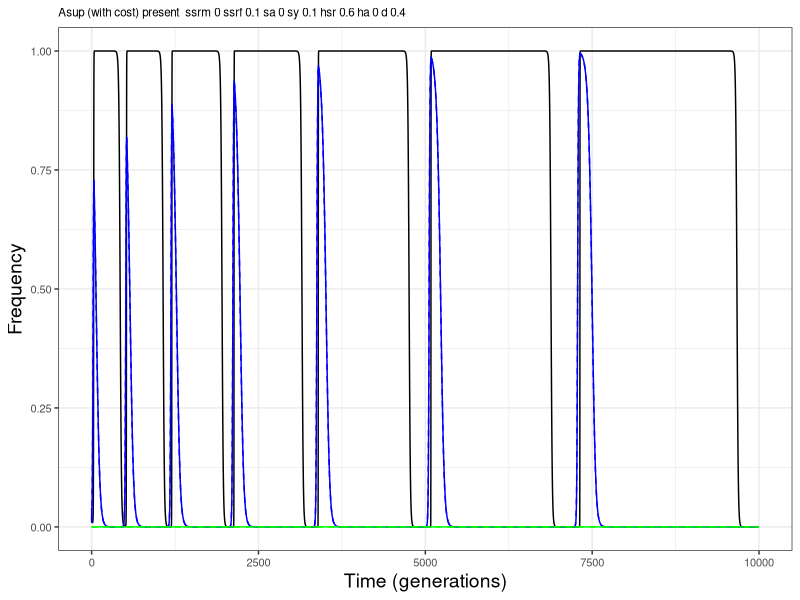
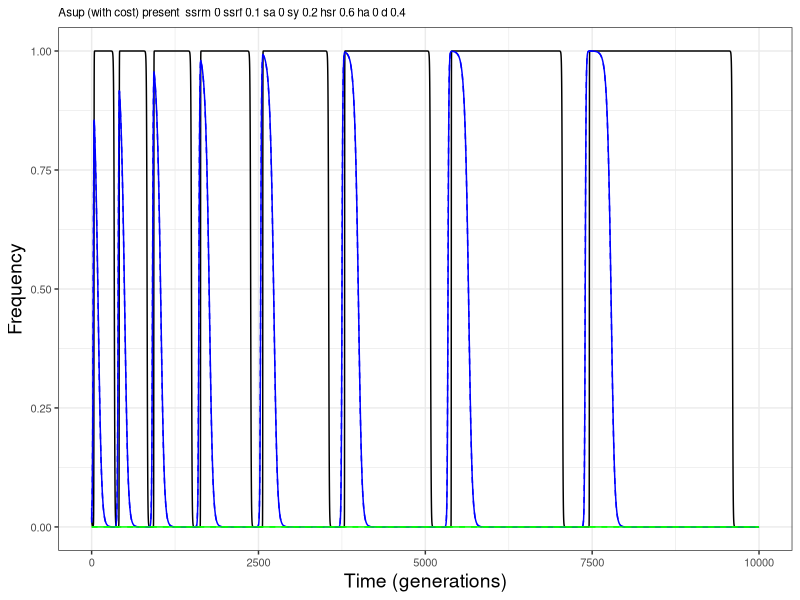
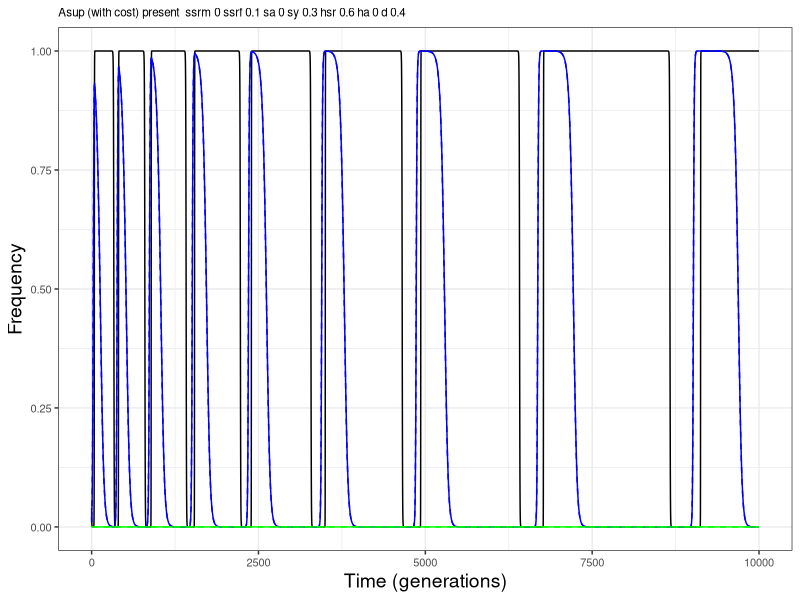
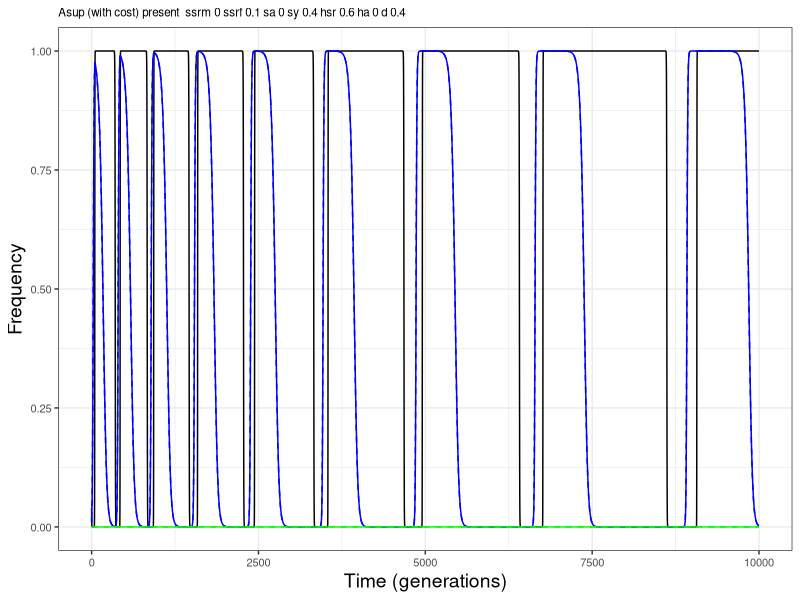
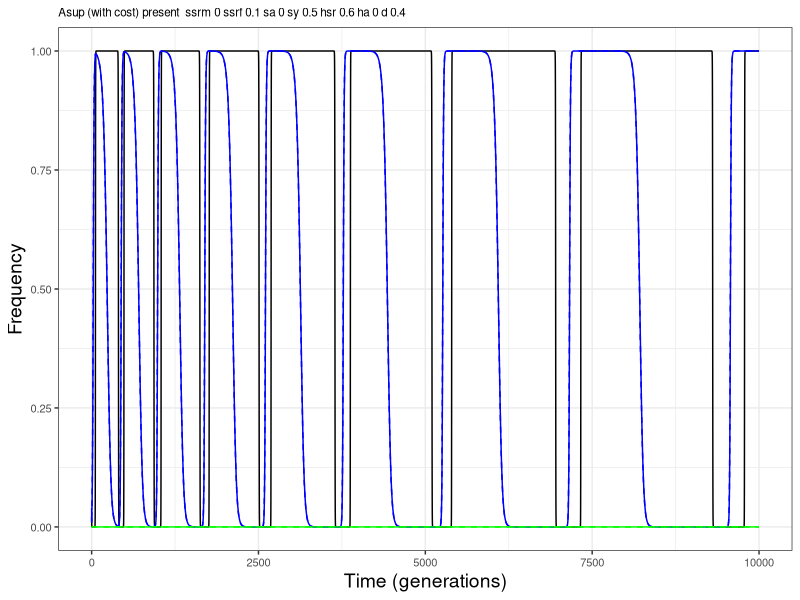
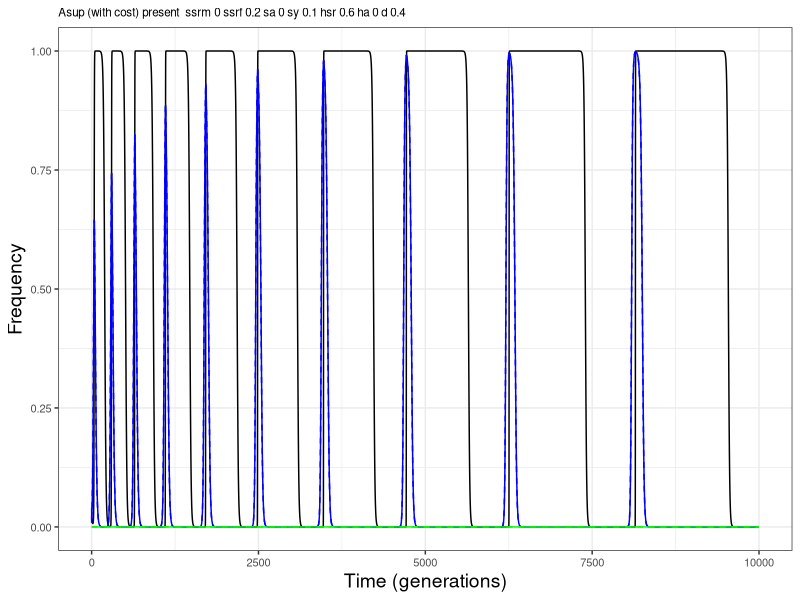
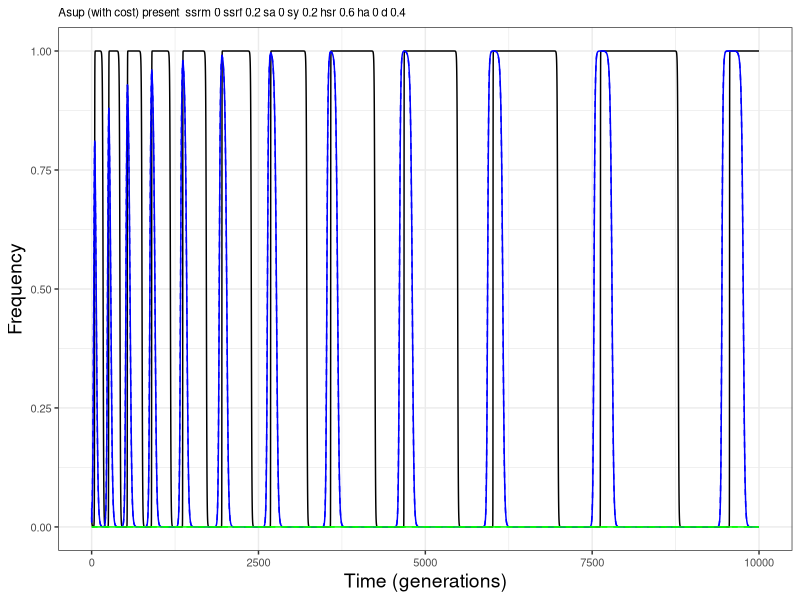
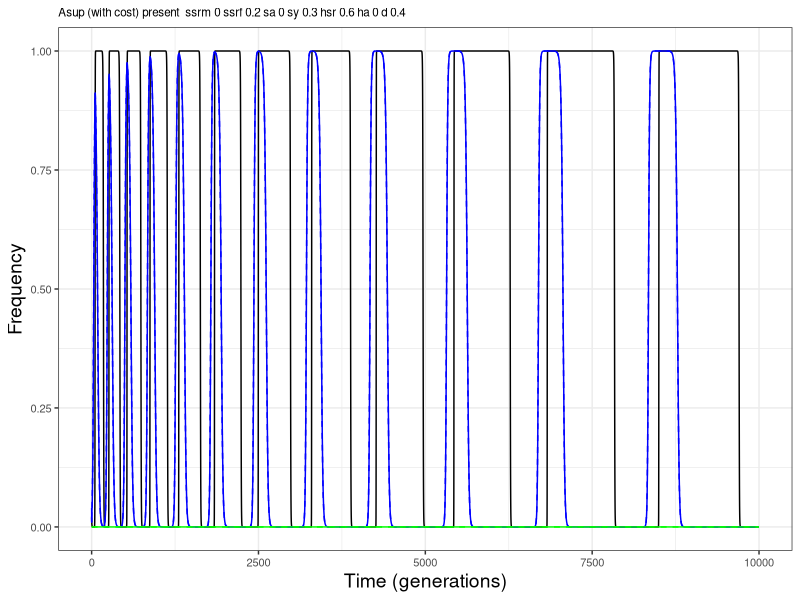

These charts were generated, in order, by the following R code: (Note: a time limit stopped this script after it produced the figures.)
#Autosomal suppression of meiotic drive can prevent sex chromosome cycling
#Code: Anjali Gupta
#Last worked on: 25 February 2024



#Set Working Directory
setwd("~/locate your directory")

#Checking if we get the same cycling behavior for the exact same parameters as Hall 2004 - region 4 (Figure 3)

#Making the dataframe for Hall 2004 - region 4 - Fig3 - Cycling parameter space

Hall_Region4 <- data.frame(ssrm=numeric(),
                           ssr=numeric(),
                           sy=numeric(),
                           hsr=numeric(),
                           d=numeric())

for(ssr in seq(0.1,0.4,0.1)) {
  for(sy in seq(0.1,0.5,0.1)) {
    
        ssrm = 0
        hsr = 3/5
        d = 2/5
    
        Hall_Region4 <- rbind(Hall_Region4, data.frame(ssrm=ssrm, ssr=ssr, sy=sy, hsr=hsr, d=d))
        
  }
}

for(ssr in seq(0.1,0.2,0.1)) {
  for(sy in seq(0.1,0.3,0.1)) {
        
        ssrm = 0
        hsr = 3/5
        d = 1/5
        
        Hall_Region4 <- rbind(Hall_Region4, data.frame(ssrm=ssrm, ssr=ssr, sy=sy, hsr=hsr, d=d))
        
  }
}

for(ssr in seq(0.1,0.3,0.1)) {
  for(sy in seq(0.1,0.7,0.1)) {
      
        ssrm = 0
        hsr = 2/5
        d = 2/5
        
        Hall_Region4 <- rbind(Hall_Region4, data.frame(ssrm=ssrm, ssr=ssr, sy=sy, hsr=hsr, d=d))
        
  }
}

for(ssr in seq(0.1,0.1,0.1)) {
  for(sy in seq(0.1,0.3,0.1)) {
        
        ssrm = 0
        hsr = 2/5
        d = 1/5
        
        Hall_Region4 <- rbind(Hall_Region4, data.frame(ssrm=ssrm, ssr=ssr, sy=sy, hsr=hsr, d=d))
        
  }
}

for(ssr in seq(0.1,0.2,0.1)) {
  for(sy in seq(0.4,0.7,0.1)) {
        
        ssrm = 0
        hsr = 0
        d = 2/5
        
        Hall_Region4 <- rbind(Hall_Region4, data.frame(ssrm=ssrm, ssr=ssr, sy=sy, hsr=hsr, d=d))
        
  }
}

# The while loop function simulates the dynamics of a population of a X-linked sex-ratio meiotic drive gene with Y-linked and autosomal suppressors over time.

# Parameters:
#   ssrm: Fitness cost of sex-ratio drive gene in males 
#   hsr: Dominance of cost of drive in females
#   ssr: Fitness cost of sex-ratio drive gene in females
#   ha: Dominance of cost of autosomal suppressor
#   sa: Fitness cost of autosomal suppressor
#   sy: Fitness cost of Y-linked suppressor
#   d: Strength of drive
#   p1, p2, p3, ..., p9: Genotypic frequencies in females
#   q1, q2, q3, ..., q12: Genotypic frequencies in males
#   t: Start time (in generations)
#   t_final: End time (in generations)
#   XSRm: Allelic frequency of driving X in males
#   XSRf: Allelic frequency of driving X in females
#   Asupm: Allelic frequency of autosomal suppressor in males
#   Asupf: Allelic frequency of autosomal suppressor in females 
#   Ysup: Allelic frequency of Y-linked suppressor


while_loop <- function(ssrm,hsr,ssr,ha,sa,sy,d,
                       p1,p2,p3,p4,p5,p6,p7,p8,p9,
                       q1,q2,q3,q4,q5,q6,q7,q8,q9,q10,q11,q12,
                       t,t_final) {
  
  
  XSRm = (q10 + q11 + q12 + q4 + q5 + q6)/(q10 + q11 + q12 + q4 + q5 + q6 + q1 + q2 + q3 + q7 + q8 + q9) #freq of driver X in males
  XSRf = (p4 + p5 + p6 + 2*(p7 + p8 + p9))/(2*(p1 + p2 + p3) + p4 + p5 + p6 + p4 + p5 + p6 + 2*(p7 + p8 + p9)) #freq of driver X in females
  Asupm = (q11 + q2 + q5 + q8 + 2*(q12 + q3 + q6 + q9))/(q11 + q2 + q5 + 2*(q1 + q10 + q4 + q7) + q8 + q11 + q2 + q5 + q8 + 2*(q12 + q3 + q6 + q9)) #freq of Autosomal suppressor in males
  Asupf = (p2 + p5 + p8 + 2*(p3 + p6 + p9))/(p2 + p5 + 2*(p1 + p4 + p7) + p8 + p2 + p5 + p8 + 2*(p3 + p6 + p9)) #freq of Autosomal suppressor in females
  Ysup = (q10 + q11 + q12 + q7 + q8 + q9)/(q1 + q2 + q3 + q4 + q5 + q6 + q10 + q11 + q12 + q7 + q8 + q9) #freq of Y suppressor in males
  
  results = data.frame(ssrm=ssrm,hsr=hsr,ssr=ssr,ha=ha,sa=sa,sy=sy,d=d,
                       p1=p1,p2=p2,p3=p3,p4=p4,p5=p5,p6=p6,p7=p7,p8=p8,p9=p9,
                       q1=q1,q2=q2,q3=q3,q4=q4,q5=q5,q6=q6,q7=q7,q8=q8,q9=q9,q10=q10,q11=q11,q12=q12,
                       t=t,
                       XSRm=XSRm,XSRf=XSRf,Asupm=Asupm,Asupf=Asupf,Ysup=Ysup)
  
  
  while(t<t_final &&
        !(q1+q2+q3+q4+q5+q6+q7+q8+q9+q10+q11+q12 == 0)) {
    
    u1 = v1 = 1
    u2 = v2 = 1 - ha*sa
    u3 = v3 = 1 - sa
    u4 = (1 - hsr*ssr)
    u5 = (1 - hsr*ssr)*(1 - ha*sa)
    u6 = (1 - hsr*ssr)*(1 - sa)
    u7 = (1 - ssr)
    u8 = (1 - ssr)*(1 - ha*sa)
    u9 = (1 - ssr)*(1 - sa)
    v4 = (1 - ssrm)
    v5 = (1 - ssrm)*(1 - ha*sa)
    v6 = (1 - ssrm)*(1 - sa)
    v7 = (1 - sy)
    v8 = (1 - sy)*(1 - ha*sa)
    v9 = (1 - sy)*(1 - sa)
    v10 = (1 - ssrm)*(1 - sy)
    v11 = (1 - ssrm)*(1 - sy)*(1 - ha*sa)
    v12 = (1 - ssrm)*(1 - sy)*(1 - sa)
    
    T = (v12*(p5/4 + p6/2 + p8/2 + p9)*(q8/4 + q9/2 + q11/4 + 
                                          q12/2)) + (v11*((p4/2 + p5/4 + p7 + p8/2)*(q8/4 + q9/2 + q11/4 +
                                                                                       q12/2) + (p5/4 + p6/2 + p8/2 + p9)*(q7/2 + q8/4 + q10/2 + 
                                                                                                                             q11/4))) + (v10*(p4/2 + p5/4 + p7 + p8/2)*(q7/2 + q8/4 + 
                                                                                                                                                                          q10/2 + q11/4)) + (v9*(p2/2 + p3 + p5/4 + p6/2)*(q8/4 + q9/2 + 
                                                                                                                                                                                                                             q11/4 + q12/
                                                                                                                                                                                                                             2)) + (v8*((p1 + p2/2 + p4/2 + p5/4)*(q8/4 + q9/2 + q11/4 + 
                                                                                                                                                                                                                                                                     q12/2) + (p2/2 + p3 + p5/4 + p6/2)*(q7/2 + q8/4 + q10/2 + 
                                                                                                                                                                                                                                                                                                           q11/4))) + (v7*(p1 + p2/2 + p4/2 + p5/4)*(q7/2 + q8/4 + 
                                                                                                                                                                                                                                                                                                                                                       q10/2 + q11/4)) + (v6*(p5/4 + p6/2 + p8/2 + p9)*(q2/4 + q3/2 + 
                                                                                                                                                                                                                                                                                                                                                                                                          q5/4 + q6/
                                                                                                                                                                                                                                                                                                                                                                                                          2)) + (v5*((p5/4 + p6/2 + p8/2 + p9)*(q1/2 + 
                                                                                                                                                                                                                                                                                                                                                                                                                                                  q2/4 + ((1/2) - d)*q4 + q5/4) + (p4/2 + p5/4 + p7 + 
                                                                                                                                                                                                                                                                                                                                                                                                                                                                                     p8/2)*(q2/4 + q3/2 + q5/4 + q6/2))) + (v4*(p4/2 + p5/4 + p7 +
                                                                                                                                                                                                                                                                                                                                                                                                                                                                                                                                  p8/2)*(q1/2 + q2/4 + ((1/2) - d)*q4 + q5/4)) + (v3*(p2/2 + p3 +
                                                                                                                                                                                                                                                                                                                                                                                                                                                                                                                                                                                        p5/4 + p6/2)*(q2/4 + q3/2 + q5/4 + 
                                                                                                                                                                                                                                                                                                                                                                                                                                                                                                                                                                                                        q6/2)) + (v2*((p1 + p2/2 + p4/2 + p5/4)*(q2/4 + q3/2 + q5/4 + 
                                                                                                                                                                                                                                                                                                                                                                                                                                                                                                                                                                                                                                                   q6/2) + (p2/2 + p3 + p5/4 + p6/2)*(q1/2 + 
                                                                                                                                                                                                                                                                                                                                                                                                                                                                                                                                                                                                                                                                                        q2/4 + ((1/2) - d)*q4 + q5/4))) + (v1*(p1 + p2/2 + p4/2 + 
                                                                                                                                                                                                                                                                                                                                                                                                                                                                                                                                                                                                                                                                                                                                 p5/4)*(q1/2 + q2/4 + ((1/2) - d)*q4 + q5/4)) + (u9*(p5/4 + 
                                                                                                                                                                                                                                                                                                                                                                                                                                                                                                                                                                                                                                                                                                                                                                                       p6/2 + p8/2 + p9)*(q5/4 + q6/2 + q11/4 + 
                                                                                                                                                                                                                                                                                                                                                                                                                                                                                                                                                                                                                                                                                                                                                                                                            q12/2)) + (u8*((p4/2 + p5/4 + p7 + p8/2)*(q5/4 + q6/2 + q11/4 + 
                                                                                                                                                                                                                                                                                                                                                                                                                                                                                                                                                                                                                                                                                                                                                                                                                                                        q12/2) + (p5/4 + p6/2 + p8/2 + p9)*(((1/2) + d)*q4 + q5/4 + 
                                                                                                                                                                                                                                                                                                                                                                                                                                                                                                                                                                                                                                                                                                                                                                                                                                                                                              q10/2 + q11/4))) + (u7*((p4/2 + p5/4 + p7 + 
                                                                                                                                                                                                                                                                                                                                                                                                                                                                                                                                                                                                                                                                                                                                                                                                                                                                                                                         p8/2)*(((1/2) + d)*q4 + q5/4 + q10/2 + 
                                                                                                                                                                                                                                                                                                                                                                                                                                                                                                                                                                                                                                                                                                                                                                                                                                                                                                                                  q11/4))) + (u6*((p2/2 + p3 + p5/4 + p6/2)*(q5/4 + q6/2 + 
                                                                                                                                                                                                                                                                                                                                                                                                                                                                                                                                                                                                                                                                                                                                                                                                                                                                                                                                                                               q11/4 + q12/2) + (p5/4 + p6/2 + p8/2 + p9)*(q2/4 + q3/2 + 
                                                                                                                                                                                                                                                                                                                                                                                                                                                                                                                                                                                                                                                                                                                                                                                                                                                                                                                                                                                                                             q8/4 + q9/2))) + (u5*((p1 + p2/2 + p4/2 + p5/4)*(q5/4 + 
                                                                                                                                                                                                                                                                                                                                                                                                                                                                                                                                                                                                                                                                                                                                                                                                                                                                                                                                                                                                                                                                                q6/2 + q11/4 + q12/2) + (p4/2 + p5/4 + p7 + p8/2)*(q2/4 + 
                                                                                                                                                                                                                                                                                                                                                                                                                                                                                                                                                                                                                                                                                                                                                                                                                                                                                                                                                                                                                                                                                                                                     q3/2 + q8/4 + q9/2) + (p2/2 + p3 + p5/4 + 
                                                                                                                                                                                                                                                                                                                                                                                                                                                                                                                                                                                                                                                                                                                                                                                                                                                                                                                                                                                                                                                                                                                                                              p6/2)*(((1/2) + d)*q4 + q5/4 + q10/2 + q11/4) + (p5/4 + 
                                                                                                                                                                                                                                                                                                                                                                                                                                                                                                                                                                                                                                                                                                                                                                                                                                                                                                                                                                                                                                                                                                                                                                                                                 p6/2 + p8/2 + p9)*(q1/2 + q2/4 + q7/2 + q8/4))) + (u4*((p1 + 
                                                                                                                                                                                                                                                                                                                                                                                                                                                                                                                                                                                                                                                                                                                                                                                                                                                                                                                                                                                                                                                                                                                                                                                                                                                                           p2/2 + p4/2 + p5/4)*(((1/2) + d)*q4 + q5/4 + q10/2 + 
                                                                                                                                                                                                                                                                                                                                                                                                                                                                                                                                                                                                                                                                                                                                                                                                                                                                                                                                                                                                                                                                                                                                                                                                                                                                                                  q11/4) + (p4/2 + p5/4 + p7 + p8/2)*(q1/2 + q2/4 + q7/2 + 
                                                                                                                                                                                                                                                                                                                                                                                                                                                                                                                                                                                                                                                                                                                                                                                                                                                                                                                                                                                                                                                                                                                                                                                                                                                                                                                                        q8/4))) + (u3*(p2/2 + p3 + p5/4 + p6/2)*(q2/4 + q3/2 + q8/4 +
                                                                                                                                                                                                                                                                                                                                                                                                                                                                                                                                                                                                                                                                                                                                                                                                                                                                                                                                                                                                                                                                                                                                                                                                                                                                                                                                                                                   q9/2)) + (u2*((p1 + p2/2 + p4/2 + p5/4)*(q2/4 + q3/2 + q8/4 + 
                                                                                                                                                                                                                                                                                                                                                                                                                                                                                                                                                                                                                                                                                                                                                                                                                                                                                                                                                                                                                                                                                                                                                                                                                                                                                                                                                                                                                              q9/2) + (p2/2 + p3 + p5/4 + p6/2)*(q1/2 + q2/4 + q7/2 + 
                                                                                                                                                                                                                                                                                                                                                                                                                                                                                                                                                                                                                                                                                                                                                                                                                                                                                                                                                                                                                                                                                                                                                                                                                                                                                                                                                                                                                                                                   q8/4))) + (u1*(p1 + p2/2 + p4/2 + p5/4)*(q1/2 + q2/4 + q7/2 +
                                                                                                                                                                                                                                                                                                                                                                                                                                                                                                                                                                                                                                                                                                                                                                                                                                                                                                                                                                                                                                                                                                                                                                                                                                                                                                                                                                                                                                                                                                              q8/4))
    
    q12next = (v12*(p5/4 + p6/2 + p8/2 + p9)*(q8/4 + q9/2 + q11/4 + 
                                                q12/2))/T
    q11next = (v11*((p4/2 + p5/4 + p7 + p8/2)*(q8/4 + q9/2 + q11/4 + 
                                                 q12/2) + (p5/4 + p6/2 + p8/2 + p9)*(q7/2 + q8/4 + q10/2 + 
                                                                                       q11/4)))/T
    q10next = (v10*(p4/2 + p5/4 + p7 + p8/2)*(q7/2 + q8/4 + q10/2 + 
                                                q11/4))/T
    q9next = (v9*(p2/2 + p3 + p5/4 + p6/2)*(q8/4 + q9/2 + q11/4 + q12/2))/T
    q8next = (v8*((p1 + p2/2 + p4/2 + p5/4)*(q8/4 + q9/2 + q11/4 + 
                                               q12/2) + (p2/2 + p3 + p5/4 + p6/2)*(q7/2 + q8/4 + q10/2 + 
                                                                                     q11/4)))/T
    q7next = (v7*(p1 + p2/2 + p4/2 + p5/4)*(q7/2 + q8/4 + q10/2 + q11/4))/T
    q6next = (v6*(p5/4 + p6/2 + p8/2 + p9)*(q2/4 + q3/2 + q5/4 + q6/2))/T
    q5next = (v5*((p5/4 + p6/2 + p8/2 + p9)*(q1/2 + 
                                               q2/4 + ((1/2) - d)*q4 + q5/4) + (p4/2 + p5/4 + p7 + 
                                                                                  p8/2)*(q2/4 + q3/2 + q5/4 + q6/2)))/T
    q4next = (v4*(p4/2 + p5/4 + p7 + p8/2)*(q1/2 + q2/4 + ((1/2) - d)*q4 +
                                              q5/4))/T
    q3next = (v3*(p2/2 + p3 + p5/4 + p6/2)*(q2/4 + q3/2 + q5/4 + q6/2))/T
    q2next = (v2*((p1 + p2/2 + p4/2 + p5/4)*(q2/4 + q3/2 + q5/4 + 
                                               q6/2) + (p2/2 + p3 + p5/4 + p6/2)*(q1/2 + 
                                                                                    q2/4 + ((1/2) - d)*q4 + q5/4)))/T
    q1next = (v1*(p1 + p2/2 + p4/2 + p5/4)*(q1/2 + q2/4 + ((1/2) - d)*q4 +
                                              q5/4))/T
    p9next = (u9*(p5/4 + p6/2 + p8/2 + p9)*(q5/4 + q6/2 + q11/4 + q12/2))/T
    p8next = (u8*((p4/2 + p5/4 + p7 + p8/2)*(q5/4 + q6/2 + q11/4 + 
                                               q12/2) + (p5/4 + p6/2 + p8/2 + p9)*(((1/2) + d)*q4 + q5/4 + 
                                                                                     q10/2 + q11/4)))/T
    p7next = (u7*((p4/2 + p5/4 + p7 + p8/2)*(((1/2) + d)*q4 + q5/4 + 
                                               q10/2 + q11/4)))/T
    p6next = (u6*((p2/2 + p3 + p5/4 + p6/2)*(q5/4 + q6/2 + q11/4 + 
                                               q12/2) + (p5/4 + p6/2 + p8/2 + p9)*(q2/4 + q3/2 + q8/4 + 
                                                                                     q9/2)))/T
    p5next = (u5*((p1 + p2/2 + p4/2 + p5/4)*(q5/4 + q6/2 + q11/4 + 
                                               q12/2) + (p4/2 + p5/4 + p7 + p8/2)*(q2/4 + q3/2 + q8/4 + 
                                                                                     q9/2) + (p2/2 + p3 + p5/4 + p6/2)*(((1/2) + d)*q4 + q5/4 + 
                                                                                                                          q10/2 + q11/4) + (p5/4 + p6/2 + p8/2 + p9)*(q1/2 + q2/4 + 
                                                                                                                                                                        q7/2 + q8/4)))/T
    p4next = (u4*((p1 + p2/2 + p4/2 + p5/4)*(((1/2) + d)*q4 + q5/4 + 
                                               q10/2 + q11/4) + (p4/2 + p5/4 + p7 + p8/2)*(q1/2 + q2/4 + 
                                                                                             q7/2 + q8/4)))/T
    p3next = (u3*(p2/2 + p3 + p5/4 + p6/2)*(q2/4 + q3/2 + q8/4 + q9/2))/T
    p2next = (u2*((p1 + p2/2 + p4/2 + p5/4)*(q2/4 + q3/2 + q8/4 + 
                                               q9/2) + (p2/2 + p3 + p5/4 + p6/2)*(q1/2 + q2/4 + q7/2 + 
                                                                                    q8/4)))/T
    p1next = (u1*(p1 + p2/2 + p4/2 + p5/4)*(q1/2 + q2/4 + q7/2 + q8/4))/T
    
    
    
    
    XSRmnext = (q4next + q5next + q6next + q10next + q11next + q12next)/(q4next + q5next + q6next + q10next + q11next + q12next + q1next + q2next + q3next + q7next + q8next + q9next)
    XSRfnext = (p4next + p5next + p6next + 2*(p7next + p8next + p9next))/(p4next + p5next + p6next + 2*(p7next + p8next + p9next) + 2*(p1next + p2next + p3next) + p4next + p5next + p6next)
    Asupmnext = (q2next + q5next + q8next + q11next + 2*(q3next + q6next + q9next + q12next))/(q2next + q5next + q8next + q11next + 2*(q3next + q6next + q9next + q12next) + q2next + q5next + q8next + q11next + 2*(q1next + q4next + q7next + q10next))
    Asupfnext = (p2next + p5next + p8next + 2*(p3next + p6next + p9next))/(p2next + p5next + p8next + 2*(p3next + p6next + p9next) + p2next + p5next + p8next + 2*(p1next + p4next + p7next))
    Ysupnext = (q7next + q8next + q9next + q10next + q11next + q12next)/(q7next + q8next + q9next + q10next + q11next + q12next + q1next + q2next + q3next + q4next + q5next + q6next)
    
    t=t+1
    
    XSRm=XSRmnext
    XSRf=XSRfnext
    Ysup=Ysupnext
    Asupf=Asupfnext
    Asupm=Asupmnext
    
    p1=p1next
    p2=p2next
    p3=p3next
    p4=p4next
    p5=p5next
    p6=p6next
    p7=p7next
    p8=p8next
    p9=p9next
    q1=q1next
    q2=q2next
    q3=q3next
    q4=q4next
    q5=q5next
    q6=q6next
    q7=q7next
    q8=q8next
    q9=q9next
    q10=q10next
    q11=q11next
    q12=q12next
    
    results[length(results$t)+1,] <- c(ssrm=ssrm,
                                       hsr=hsr,
                                       ssr=ssr,
                                       ha=ha,
                                       sa=sa,
                                       sy=sy,
                                       d=d,
                                       p1=p1,
                                       p2=p2,
                                       p3=p3,
                                       p4=p4,
                                       p5=p5,
                                       p6=p6,
                                       p7=p7,
                                       p8=p8,
                                       p9=p9,
                                       q1=q1,
                                       q2=q2,
                                       q3=q3,
                                       q4=q4,
                                       q5=q5,
                                       q6=q6,
                                       q7=q7,
                                       q8=q8,
                                       q9=q9,
                                       q10=q10,
                                       q11=q11,
                                       q12=q12,
                                       t=t,
                                       XSRm=XSRm,
                                       XSRf=XSRf,
                                       Asupm=Asupm,
                                       Asupf=Asupf,
                                       Ysup=Ysup)
  }
  return(results)
}


library(ggplot2)

#Simulating our model over Hall's cycling parameter space
#Plots will be saved in the pdf

pdf("Hall2004CyclingParameterSpace.pdf")

for(i in 1:nrow(Hall_Region4)) {
  
  ssrm = Hall_Region4$ssrm[i]
  ssr = Hall_Region4$ssr[i]
  sy = Hall_Region4$sy[i]
  hsr = Hall_Region4$hsr[i]
  d = Hall_Region4$d[i]
  
  ha <- 0
  for(sa in 0) {
  
        p1=0.49 #XXAA ##a is sup ##A is wildtype 
        p2=0 #XXAa
        p3=0 #XXaa
        p4=0.01 #XsrXAA
        p5=0 #XsrXAa
        p6=0 #XsrXaa
        p7=0 #XsrXsrAA
        p8=0 #XsrXsrAa
        p9=0 #XsrXsraa
        q1=0.48 #XYAA
        q2=0 #XYAa
        q3=0 #XYaa
        q4=0.01 #XsrYAA
        q5=0 #XsrYAa
        q6=0 #XsrYaa
        q7=0 #XYsupAA
        q8=0 #XYsupAa
        q9=0 #XYsupaa
        q10=0.01 #XsrYsupAA
        q11=0 #XsrYsupAa
        q12=0 #XsrYsupaa
        
        t=0
        t_final=10000
        
        
        result_1 <- while_loop(ssrm,hsr,ssr,ha,sa,sy,d,
                               p1,p2,p3,p4,p5,p6,p7,p8,p9,
                               q1,q2,q3,q4,q5,q6,q7,q8,q9,q10,q11,q12,
                               t,t_final)
        
        
        p1 <- ggplot(result_1, aes(x = t)) +
          geom_line(aes(y = Ysup), linetype = "solid", size = 0.5, color = "black") +
          geom_line(aes(y = XSRf), linetype = "dashed", size = 0.5, color = "blue") +
          geom_line(aes(y = XSRm), linetype = "solid", size = 0.5, color = "blue") +
          geom_line(aes(y = Asupm), linetype = "solid", size = 0.5, color = "green") +
          geom_line(aes(y = Asupf), linetype = "dashed", size = 0.5, color = "green") +
          xlim(0, 10000) +
          ylim(0, 1) +
          labs(x = "Time (generations)", y = "Frequency") +
          theme_bw() +
          ggtitle(paste("Asup (with cost) present ","ssrm",result_1$ssrm[1], "ssrf",result_1$ssr[1], "sa",result_1$sa[1], "sy",result_1$sy[1], "hsr",result_1$hsr[1], "ha",result_1$ha[1], "d",result_1$d[1])) +
          theme(axis.title = element_text(size=14),
                axis.text = element_text(size=8),
                title = element_text(size = 7)) +
          scale_color_manual(
            values = c("black", "blue", "blue", "green", "green"),
            labels = c("Ysup", "Xsr Female", "Xsr Male", "Asup Female", "Asup Male")
          ) +
          guides(
            color = guide_legend(override.aes = list(linetype = c("solid", "solid", "dashed", "solid", "dashed"))),
            linetype = guide_legend()
          )
        
        print(p1)
  }
}

dev.off()
